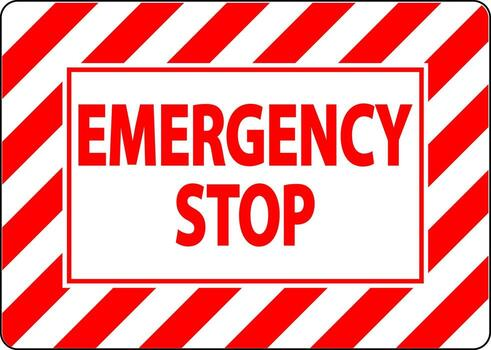
#> input picture software/emergencyIMG2.jpg, 491 x 350 px, found by its file name
$ jupyter execute rbg565_rb332.ipynb
#> lines starting #> are read from the running program, lines starting #| are printed output that depends on the picture
[cell 1]
import os
from PIL import Image

# ===========================================================================
# CONFIGURATION - CHANGE YOUR PATHS HERE
# ===========================================================================
# Hint: On Windows, use forward slashes / or prefix with an r (e.g., r"C:\Images")
INPUT_DIR   = r"D:\\Monash\\Year3\\ECE3073\\miniproj_m2\\software"
OUTPUT_DIR  = r"D:\\Monash\\Year3\\ECE3073\\miniproj_m2\\software\\core2_rtos_bsp"
IMAGE_FILE  = "emergencyIMG2.jpg"  # The image you want to convert

TARGET_W = 320
TARGET_H = 240

# ===========================================================================
# CONVERSION ENGINE
# ===========================================================================
def rgb888_to_rgb332(r, g, b):
    r3 = (r >> 5) & 0x07
    g3 = (g >> 5) & 0x07
    b2 = (b >> 6) & 0x03
    return (r3 << 5) | (g3 << 2) | b2

def convert_notebook():
    input_path = os.path.join(INPUT_DIR, IMAGE_FILE)

    # Check if the input file actually exists
    if not os.path.exists(input_path):
        print(f"ERROR: Could not find the input image at:\n  --> {input_path}")
        print("Please check your INPUT_DIR or IMAGE_FILE spelling.")
        return

    # Auto-generate the output .h filename based on the image name
    base_name = os.path.splitext(IMAGE_FILE)[0]
    output_path = os.path.join(OUTPUT_DIR, base_name + ".h")

    # Create the output directory if it doesn't exist yet
    if not os.path.exists(OUTPUT_DIR):
        os.makedirs(OUTPUT_DIR)

    # Open and resize with letterbox onto black 320x240 canvas
    img = Image.open(input_path).convert("RGB")
#> img is the input picture: PIL image 491x350 RGB; mean R, G, B 243.7, 154.8, 154.3
    print(f"Successfully Opened: {IMAGE_FILE} ({img.width}x{img.height})")
#| Successfully Opened: emergencyIMG2.jpg (491x350)

    img_ratio    = img.width / img.height
#> img_ratio = 1.4
    target_ratio = TARGET_W / TARGET_H
    if img_ratio > target_ratio:
        new_w, new_h = TARGET_W, int(TARGET_W / img_ratio)
#> new_w = 320; new_h = 228
    else:
        new_w, new_h = int(TARGET_H * img_ratio), TARGET_H

    img    = img.resize((new_w, new_h), Image.Resampling.LANCZOS)
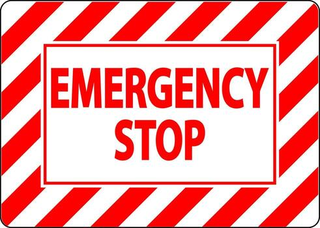
#> img: PIL image 320x228 RGB; mean R, G, B 243.4, 154.6, 154.3
    canvas = Image.new("RGB", (TARGET_W, TARGET_H), (0, 0, 0))
#> canvas: PIL image 320x240 RGB; every value is 0
    canvas.paste(img, ((TARGET_W - new_w) // 2, (TARGET_H - new_h) // 2))
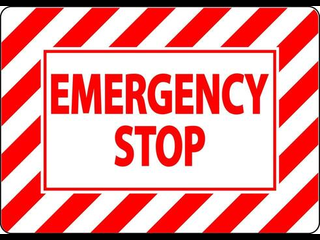
#> canvas: PIL image 320x240 RGB; mean R, G, B 231.2, 146.9, 146.6

    # Convert to RGB332
    pixels = list(canvas.getdata())
#> pixels = 76800 items
    rgb332 = [rgb888_to_rgb332(r, g, b) for r, g, b in pixels]
#> rgb332 = 76800 items

    # Clean variable name for C array syntax
    var_name = base_name.replace("-","_").replace(" ","_")

    # Write header file
    with open(output_path, "w") as f:
        f.write(f"// Auto-generated by img_to_rgb332.py\n")
        f.write(f"// Source : {IMAGE_FILE}\n")
        f.write(f"// Format : RGB332 (8-bit/pixel), {TARGET_W}x{TARGET_H}\n")
        f.write(f"// Layout : R[7:5] G[4:2] B[1:0]\n\n")
        f.write(f"#ifndef {var_name.upper()}_H\n")
        f.write(f"#define {var_name.upper()}_H\n\n")
        f.write(f"#include <stdint.h>\n\n")
        f.write(f"static const uint8_t {var_name}[{len(rgb332)}] = {{\n")

        COLS = 16
        for i, val in enumerate(rgb332):
            if i % COLS == 0:
                f.write("    ")
            f.write(f"0x{val:02X}")
            if i < len(rgb332) - 1:
                f.write(",")
            if i % COLS == COLS - 1:
                f.write("\n")
        f.write("\n};\n\n")
        f.write(f"#endif // {var_name.upper()}_H\n")

    print(f"Done! --> Saved header file to: {output_path}")
    print(f"C Array Generated: static const uint8_t {var_name}[{len(rgb332)}]")
#| C Array Generated: static const uint8_t emergencyIMG2[76800]

# Run the converter
convert_notebook()
